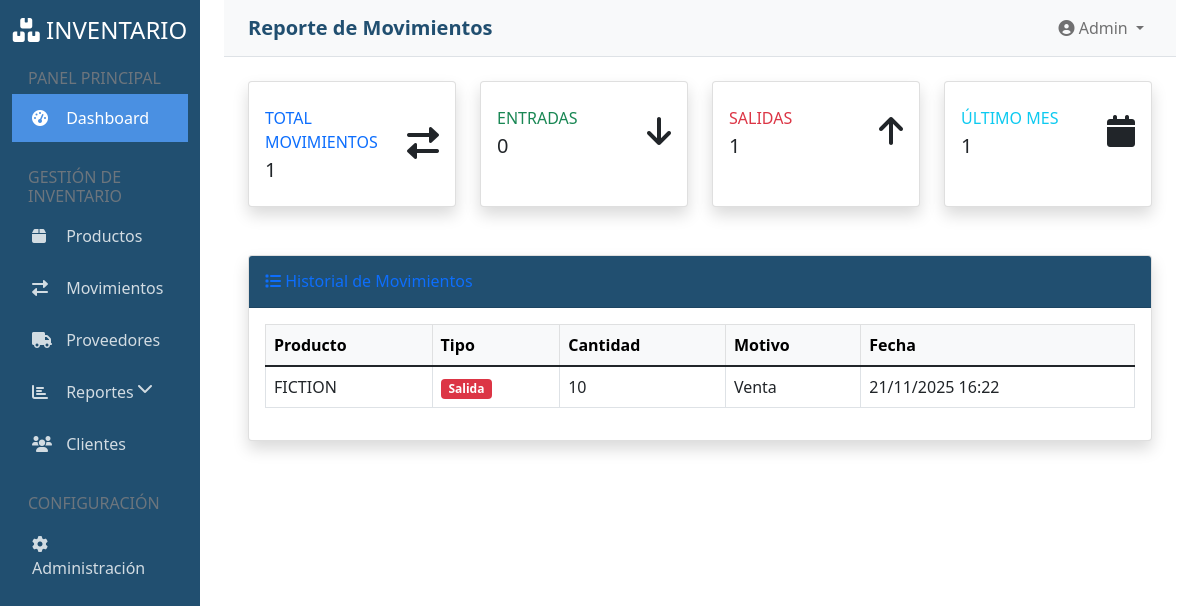
Screenshot of /reportes/reporte-movimientos/ (signed in) with the database file from the repository.
### movimientos/models.py (models this page shows, shortened)
class Movimiento(models.Model):
    TIPO_CHOICES = [
        ('ENTRADA', 'Entrada'),
        ('SALIDA', 'Salida'),
    ]
    producto = models.ForeignKey(Producto, on_delete=models.CASCADE)
    tipo = models.CharField(max_length=10, choices=TIPO_CHOICES)
    cantidad = models.IntegerField()
    motivo = models.CharField(max_length=200)
    usuario = models.CharField(max_length=100)
    fecha_movimiento = models.DateTimeField(auto_now_add=True)
    referencia = models.CharField(max_length=100, blank=True)
    class Meta:
        verbose_name_plural = "Movimientos"

### productos/models.py (models this page shows, shortened)
class Producto(models.Model):
    codigo = models.CharField(max_length=50, unique=True)
    nombre = models.CharField(max_length=200)
    descripcion = models.TextField(blank=True)
    categoria = models.ForeignKey(Categoria, on_delete=models.CASCADE)
    proveedor = models.ForeignKey(Proveedor, on_delete=models.CASCADE)
    precio_compra = models.DecimalField(max_digits=10, decimal_places=2)
    precio_venta = models.DecimalField(max_digits=10, decimal_places=2)
    stock_actual = models.IntegerField(default=0)
    stock_minimo = models.IntegerField(default=5)
    ubicacion = models.CharField(max_length=100, blank=True)
    activo = models.BooleanField(default=True)
    fecha_creacion = models.DateTimeField(auto_now_add=True)

### reportes/views.py (the view)
# urls.py: path('reporte-movimientos/', views.reporte_movimientos, name='reporte_movimientos'),
@login_required
def reporte_movimientos(request):
    movimientos = Movimiento.objects.all().order_by('-fecha_movimiento')
    total_movimientos = movimientos.count()
    movimientos_entrada = movimientos.filter(tipo='ENTRADA').count() if hasattr(Movimiento, 'tipo') else 0
    movimientos_salida = movimientos.filter(tipo='SALIDA').count() if hasattr(Movimiento, 'tipo') else 0
    ultimo_mes = timezone.now() - timedelta(days=30)
    movimientos_ultimo_mes = movimientos.filter(fecha_movimiento__gte=ultimo_mes).count() if hasattr(Movimiento, 'fecha_movimiento') else 0
    return render(request, 'reportes/reporte_movimientos.html', {
        'movimientos': movimientos,
        'total_movimientos': total_movimientos,
        'movimientos_entrada': movimientos_entrada,
        'movimientos_salida': movimientos_salida,
        'movimientos_ultimo_mes': movimientos_ultimo_mes
    })

### reportes/templates/reportes/reporte_movimientos.html (shortened to what this page needs)
{% extends 'base/base.html' %}
{% block page_title %}Reporte de Movimientos{% endblock %}
{% block content %}
<div class="row">
    <div class="col-xl-3 col-md-6 mb-4">
        <div class="card border-left-primary shadow h-100 py-2">
            <div class="card-body">
                <div class="row no-gutters align-items-center">
                    <div class="col mr-2">
                        <div class="text-xs font-weight-bold text-primary text-uppercase mb-1">
                            Total Movimientos
                        </div>
                        <div class="h5 mb-0 font-weight-bold text-gray-800">{{ total_movimientos }}</div>
                    </div>
                    <div class="col-auto">
                        <i class="fas fa-exchange-alt fa-2x text-gray-300"></i>
                    </div>
                </div>
            </div>
        </div>
    </div>
    <div class="col-xl-3 col-md-6 mb-4">
        <div class="card border-left-success shadow h-100 py-2">
            <div class="card-body">
                <div class="row no-gutters align-items-center">
                    <div class="col mr-2">
                        <div class="text-xs font-weight-bold text-success text-uppercase mb-1">
                            Entradas
                        </div>
                        <div class="h5 mb-0 font-weight-bold text-gray-800">{{ movimientos_entrada }}</div>
                    </div>
                    <div class="col-auto">
                        <i class="fas fa-arrow-down fa-2x text-gray-300"></i>
                    </div>
                </div>
            </div>
        </div>
    </div>
    <div class="col-xl-3 col-md-6 mb-4">
        <div class="card border-left-danger shadow h-100 py-2">
            <div class="card-body">
                <div class="row no-gutters align-items-center">
                    <div class="col mr-2">
                        <div class="text-xs font-weight-bold text-danger text-uppercase mb-1">
                            Salidas
                        </div>
                        <div class="h5 mb-0 font-weight-bold text-gray-800">{{ movimientos_salida }}</div>
                    </div>
                    <div class="col-auto">
                        <i class="fas fa-arrow-up fa-2x text-gray-300"></i>
                    </div>
                </div>
            </div>
        </div>
    </div>
    <div class="col-xl-3 col-md-6 mb-4">
        <div class="card border-left-info shadow h-100 py-2">
            <div class="card-body">
                <div class="row no-gutters align-items-center">
                    <div class="col mr-2">
                        <div class="text-xs font-weight-bold text-info text-uppercase mb-1">
                            Último Mes
                        </div>
                        <div class="h5 mb-0 font-weight-bold text-gray-800">{{ movimientos_ultimo_mes }}</div>
                    </div>
                    <div class="col-auto">
                        <i class="fas fa-calendar fa-2x text-gray-300"></i>
                    </div>
                </div>
            </div>
        </div>
    </div>
</div>
<div class="card shadow mt-4">
    <div class="card-header py-3 d-flex justify-content-between align-items-center">
        <h6 class="m-0 font-weight-bold text-primary">
            <i class="fas fa-list"></i>
            Historial de Movimientos
        </h6>
    </div>
    <div class="card-body">
        {% if movimientos %}
        <div class="table-responsive">
            <table class="table table-bordered table-hover">
                <thead class="table-light">
                    <tr>
                        <th>Producto</th>
                        <th>Tipo</th>
                        <th>Cantidad</th>
                        <th>Motivo</th>
                        <th>Fecha</th>
                    </tr>
                </thead>
                <tbody>
                    {% for movimiento in movimientos %}
                    <tr>
                        <td>{{ movimiento.producto.nombre|default:"N/A" }}</td>
                        <td>
                            {% if movimiento.tipo == 'ENTRADA' %}
                                <span class="badge bg-success">Entrada</span>
                            {% elif movimiento.tipo == 'SALIDA' %}
                                <span class="badge bg-danger">Salida</span>
                            {% else %}
                                <span class="badge bg-secondary">{{ movimiento.tipo }}</span>
                            {% endif %}
                        </td>
                        <td>{{ movimiento.cantidad|default:"0" }}</td>
                        <td>{{ movimiento.motivo|default:"-" }}</td>
                        <td>{{ movimiento.fecha_movimiento|date:"d/m/Y H:i"|default:"-" }}</td>
                    </tr>
                    {% endfor %}
                </tbody>
            </table>
        </div>
        {% else %}
        <div class="alert alert-info">
            <i class="fas fa-info-circle"></i>
            No hay movimientos registrados en el sistema.
        </div>
        {% endif %}
    </div>
</div>
{% endblock %}

### templates/base/base.html (style rules this page uses)
:root { --primary-color: #214f70; --secondary-color: #4a90e2; --accent-color: #f5a623; }
.card-header { background-color: var(--primary-color); color: white; }

### rows the page displays
Movimiento: producto.nombre "FICTION", tipo "Salida", cantidad "10", motivo "Venta", fecha_movimiento "21/11/2025 16:22"

### other values shown
{{ total_movimientos }} "1"
{{ movimientos_entrada }} "0"
{{ movimientos_salida }} "1"
{{ movimientos_ultimo_mes }} "1"
